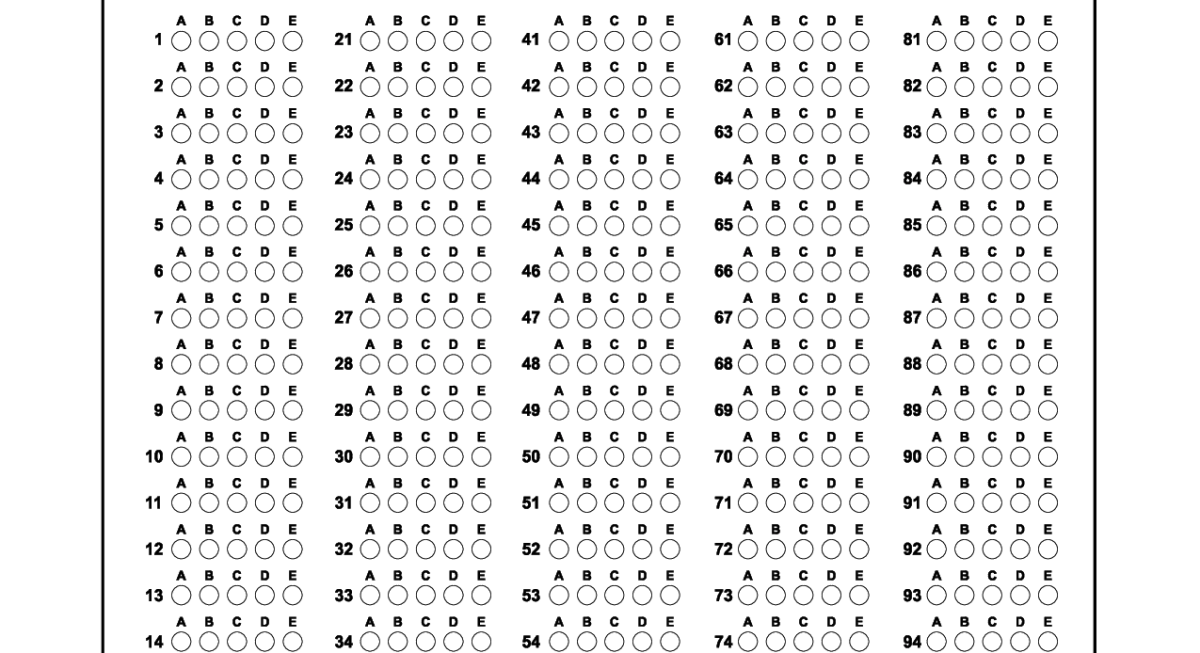
#> input picture 1.png, 1200 x 653 px
$ python 1.py
#> lines starting #> are read from the running program, lines starting #| are printed output that depends on the picture
import cv2
import numpy as np

img = cv2.imread('1.png',0)
#> img: shape (653, 1200); min 0, max 255, mean 238.2
#img = cv2.medianBlur(img,5)
cimg = cv2.cvtColor(img,cv2.COLOR_GRAY2BGR)

circles = cv2.HoughCircles(img,cv2.HOUGH_GRADIENT,1,1,
                            param1=50,param2=26,minRadius=0,maxRadius=50)
#> circles = 394 rows, first 8: [1047.5, 594.5, 10.5], [586.5, 40.5, 10.5], [236.5, 594.5, 10.5], [747.5, 40.5, 10.5], [558.5, 40.5, 10.5], [1047.5, 40.5, 10.5], [369.5, 317.5, 10.9], [236.5, 456.5, 10.9]

circles = np.uint16(np.around(circles))
#> circles = 394 rows, first 8: [1048, 594, 10], [586, 40, 10], [236, 594, 10], [748, 40, 10], [558, 40, 10], [1048, 40, 10], [370, 318, 11], [236, 456, 11]
j=0
for i in circles[0,:]:
    if i[2]:
        # draw the outer circle
        cv2.circle(cimg,(i[0],i[1]),i[2],(255,255,0),2)
        # draw the center of the circle
        cv2.circle(cimg,(i[0],i[1]),2,(255,0,0),1)
        j=j+1
#> this loop made 394 passes
#> i on passes 1 to 12: [1048, 594, 10], [586, 40, 10], [236, 594, 10], [748, 40, 10], [558, 40, 10], [1048, 40, 10], [370, 318, 11], [236, 456, 11], [370, 364, 11], [236, 364, 11], [370, 456, 11], [586, 364, 11]
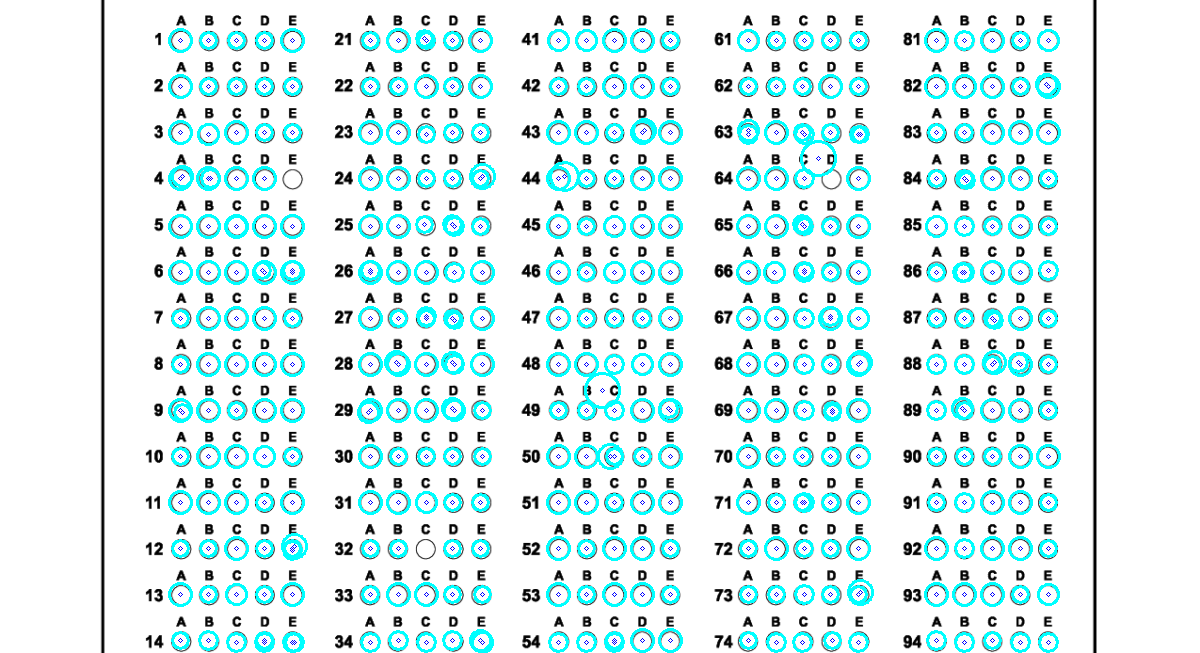
#> cimg: shape (653, 1200, 3); mean B, G, R 241.7, 240.7, 218.6
#> after the loop, j = 394

print(j)
#| 394
cv2.imshow('detected circles',cimg)
cv2.waitKey(0)
cv2.destroyAllWindows()

$ run again, with 10.png copied over 1.png
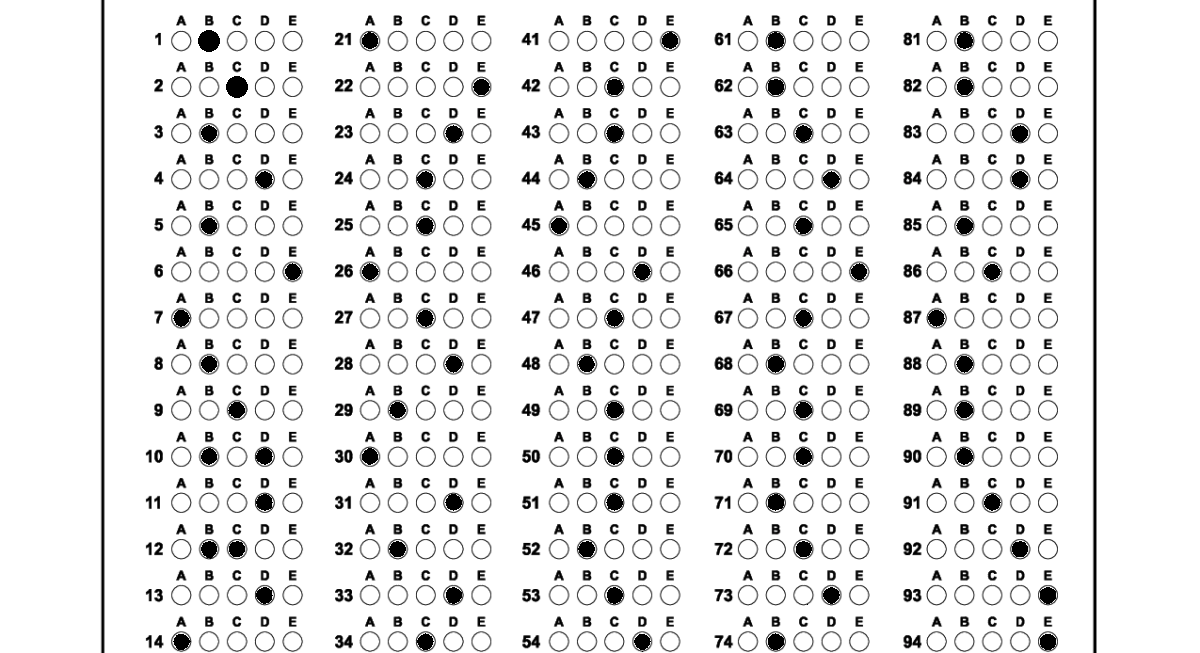
#> input picture 10.png, 1200 x 653 px
#> `circles = cv2.HoughCircles(img,cv2.HOUGH_GRADIENT,1,1, param1=50,param..`: circles = 422 rows, first 8: [586.5, 40.5, 10.5], [236.5, 594.5, 10.5], [747.5, 40.5, 10.5], [558.5, 40.5, 10.5], [1047.5, 40.5, 10.5], [369.5, 317.5, 10.9], [236.5, 456.5, 10.9], [369.5, 363.5, 10.9]
#> `circles = np.uint16(np.around(circles))`: circles = 422 rows, first 8: [586, 40, 10], [236, 594, 10], [748, 40, 10], [558, 40, 10], [1048, 40, 10], [370, 318, 11], [236, 456, 11], [370, 364, 11]
#> the loop `for i in circles[0,:]:` made 422 passes
#> after the loop `for i in circles[0,:]:`:
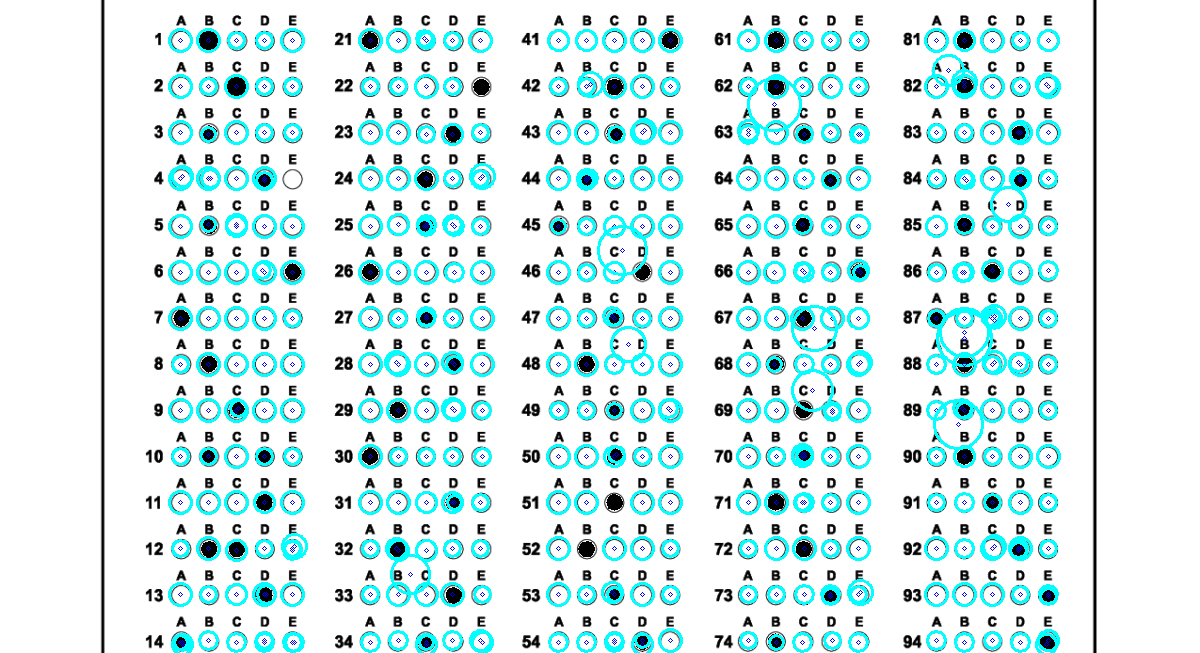
#> cimg: shape (653, 1200, 3); mean B, G, R 238.5, 237.5, 213.8
#> after the loop `for i in circles[0,:]:`: j = 422
#| 422

$ run again, with 11.png copied over 1.png
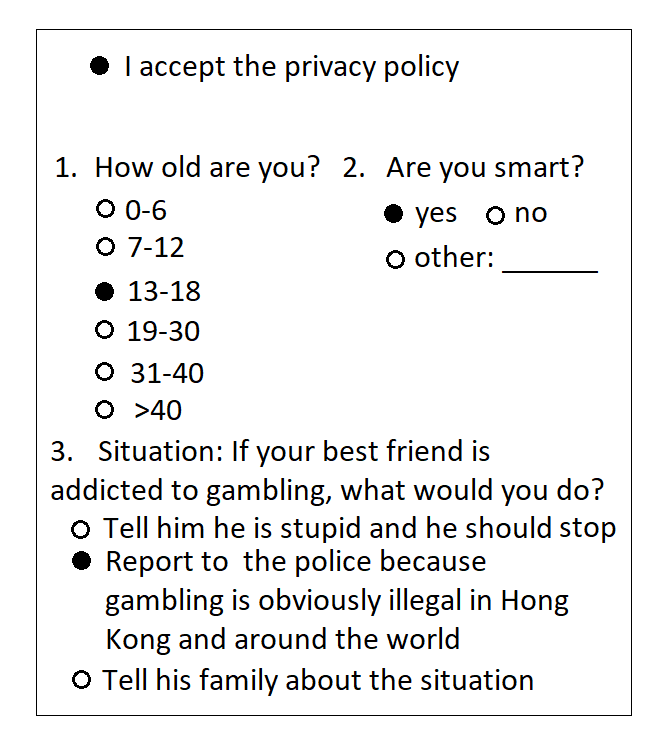
#> input picture 11.png, 667 x 748 px
#> `img = cv2.imread('1.png',0)`:
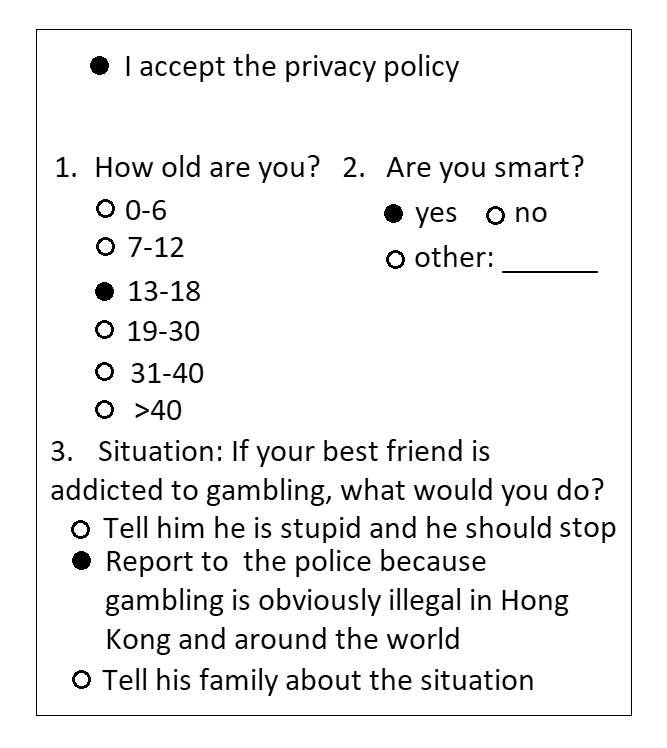
#> img: shape (748, 667); min 0, max 255, mean 240.3
#> `circles = cv2.HoughCircles(img,cv2.HOUGH_GRADIENT,1,1, param1=50,param..`: circles = 37 rows, first 8: [151.5, 530.5, 42.7], [372.5, 563.5, 42.7], [367.5, 530.5, 42.7], [331.5, 494.5, 43.8], [458.5, 530.5, 33.8], [425.5, 590.5, 21.6], [165.5, 536.5, 21.6], [210.5, 536.5, 16.6]
#> `circles = np.uint16(np.around(circles))`: circles = 37 rows, first 8: [152, 530, 43], [372, 564, 43], [368, 530, 43], [332, 494, 44], [458, 530, 34], [426, 590, 22], [166, 536, 22], [210, 536, 17]
#> the loop `for i in circles[0,:]:` made 37 passes
#> after the loop `for i in circles[0,:]:`:
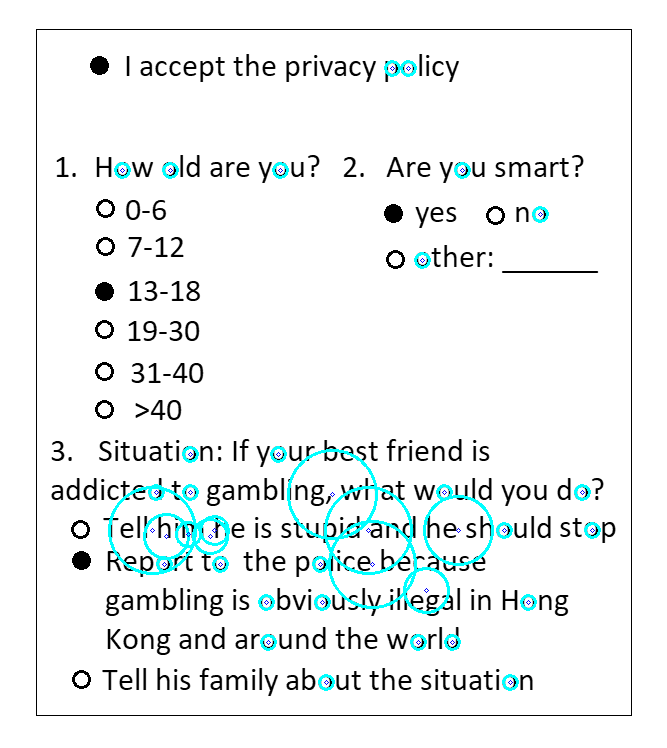
#> cimg: shape (748, 667, 3); mean B, G, R 241.9, 241.7, 237.3
#> after the loop `for i in circles[0,:]:`: j = 37
#| 37

$ run again, with 12.png copied over 1.png
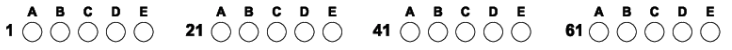
#> input picture 12.png, 732 x 50 px
#> `circles = cv2.HoughCircles(img,cv2.HOUGH_GRADIENT,1,1, param1=50,param..`: circles = 20 rows, first 8: [437.5, 31.5, 10.5], [598.5, 31.5, 10.5], [409.5, 31.5, 10.5], [248.5, 31.5, 10.8], [492.5, 31.5, 10.8], [143.5, 31.5, 10.9], [331.5, 31.5, 10.9], [31.5, 31.5, 10.8]
#> `circles = np.uint16(np.around(circles))`: circles = 20 rows, first 8: [438, 32, 10], [598, 32, 10], [410, 32, 10], [248, 32, 11], [492, 32, 11], [144, 32, 11], [332, 32, 11], [32, 32, 11]
#> the loop `for i in circles[0,:]:` made 20 passes
#> after the loop `for i in circles[0,:]:`:
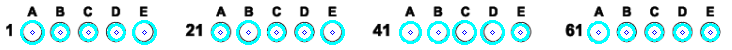
#> cimg: shape (50, 732, 3); mean B, G, R 240.9, 239.8, 215.2
#> after the loop `for i in circles[0,:]:`: j = 20
#| 20
